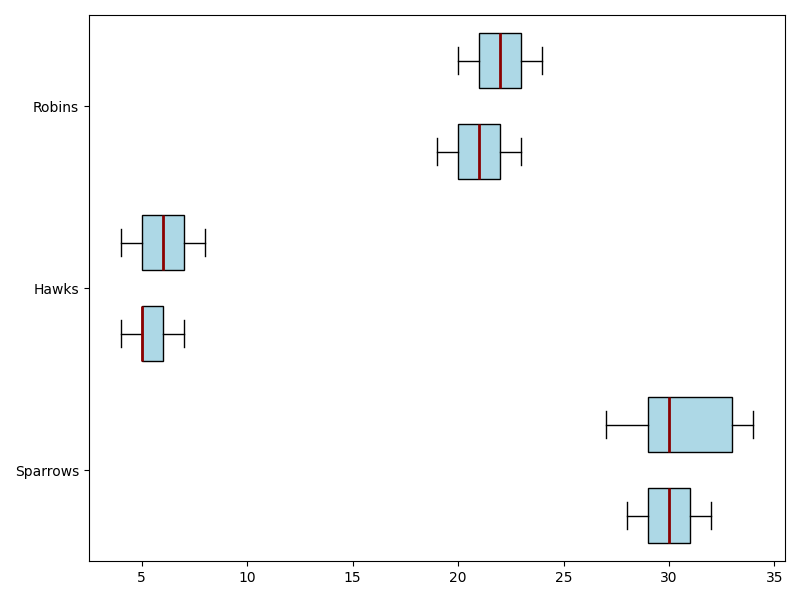

Source code (Python):
import matplotlib.pyplot as plt
import numpy as np

species = ['Sparrows', 'Hawks', 'Robins']
parks = ['Central Park', 'Urban Gardens']

sparrows_sightings = [30, 28, 32, 31, 29, 27, 33, 34, 30, 29, 30, 31, 32, 28, 29, 34]
hawks_sightings = [5, 6, 7, 4, 5, 6, 7, 8, 5, 4, 6, 7, 8, 5, 5]
robins_sightings = [20, 21, 19, 22, 23, 21, 22, 23, 24, 20, 21, 22, 23, 24, 22, 21]

min_len_cp = min(len(sparrows_sightings[:5]), len(hawks_sightings[:5]), len(robins_sightings[:5]))
min_len_ug = min(len(sparrows_sightings[5:10]), len(hawks_sightings[5:10]), len(robins_sightings[5:10]))

central_park_data = np.array([sparrows_sightings[:min_len_cp], hawks_sightings[:min_len_cp], robins_sightings[:min_len_cp]]).T
urban_gardens_data = np.array([sparrows_sightings[5:5 + min_len_ug], hawks_sightings[5:5 + min_len_ug], robins_sightings[5:5 + min_len_ug]]).T

fig, ax = plt.subplots(figsize=(8, 6))

bplot1 = ax.boxplot(central_park_data, vert=False, patch_artist=True, positions=np.arange(3)*2, widths=0.6)
bplot2 = ax.boxplot(urban_gardens_data, vert=False, patch_artist=True, positions=np.arange(3)*2 + 1, widths=0.6)

# Assign one consistent color across all data groups
consistent_color = 'lightblue'
for bplot in [bplot1, bplot2]:
    for patch in bplot['boxes']:
        patch.set_facecolor(consistent_color)
    for median in bplot['medians']:
        median.set(color='darkred', linewidth=2)

ax.set_yticks([0.5, 2.5, 4.5])
ax.set_yticklabels(species)

plt.tight_layout()
plt.show()
